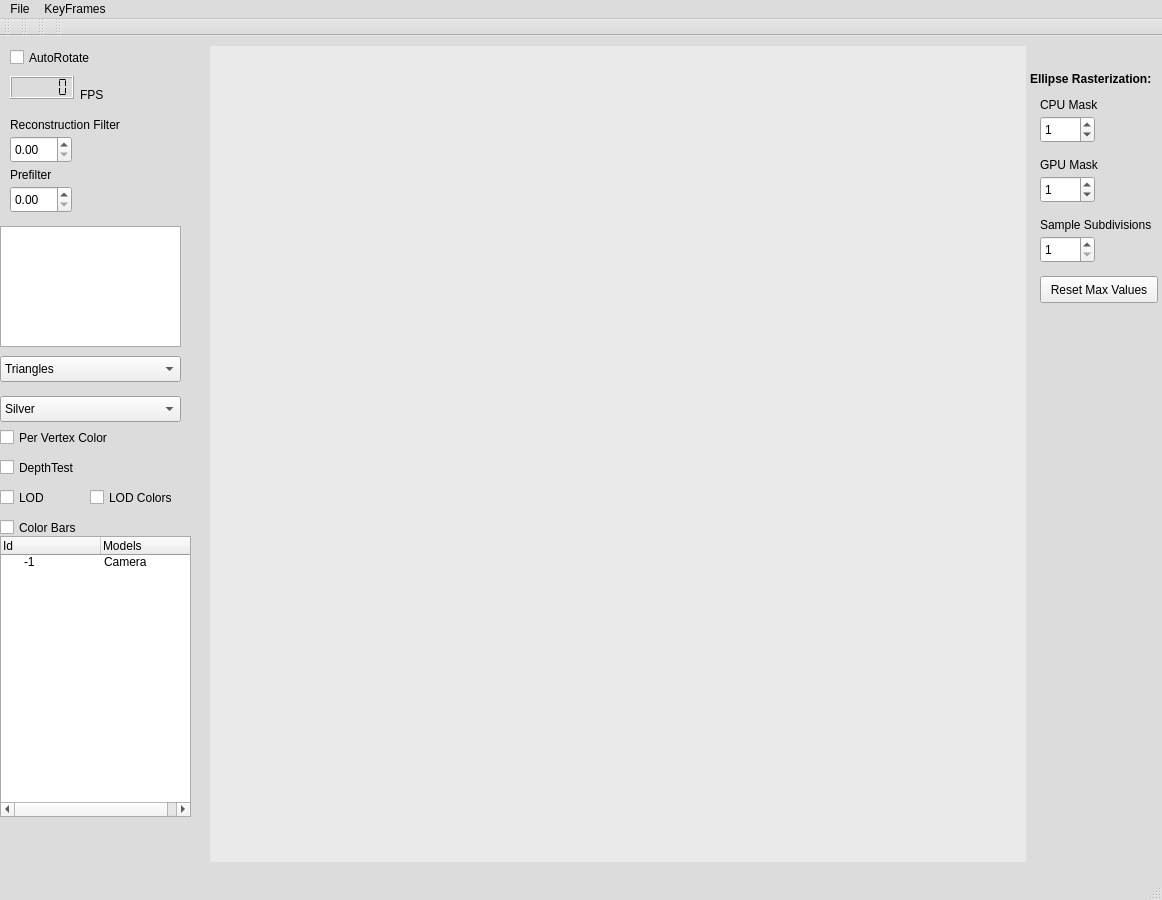
<ui version="4.0" >
 <class>MainWindow</class>
 <widget class="QMainWindow" name="MainWindow" >
  <property name="geometry" >
   <rect>
    <x>0</x>
    <y>0</y>
    <width>1162</width>
    <height>900</height>
   </rect>
  </property>
  <property name="palette" >
   <palette>
    <active>
     <colorrole role="Base" >
      <brush brushstyle="SolidPattern" >
       <color alpha="255" >
        <red>255</red>
        <green>255</green>
        <blue>255</blue>
       </color>
      </brush>
     </colorrole>
     <colorrole role="Window" >
      <brush brushstyle="SolidPattern" >
       <color alpha="255" >
        <red>220</red>
        <green>220</green>
        <blue>220</blue>
       </color>
      </brush>
     </colorrole>
    </active>
    <inactive>
     <colorrole role="Base" >
      <brush brushstyle="SolidPattern" >
       <color alpha="255" >
        <red>255</red>
        <green>255</green>
        <blue>255</blue>
       </color>
      </brush>
     </colorrole>
     <colorrole role="Window" >
      <brush brushstyle="SolidPattern" >
       <color alpha="255" >
        <red>220</red>
        <green>220</green>
        <blue>220</blue>
       </color>
      </brush>
     </colorrole>
    </inactive>
    <disabled>
     <colorrole role="Base" >
      <brush brushstyle="SolidPattern" >
       <color alpha="255" >
        <red>220</red>
        <green>220</green>
        <blue>220</blue>
       </color>
      </brush>
     </colorrole>
     <colorrole role="Window" >
      <brush brushstyle="SolidPattern" >
       <color alpha="255" >
        <red>220</red>
        <green>220</green>
        <blue>220</blue>
       </color>
      </brush>
     </colorrole>
    </disabled>
   </palette>
  </property>
  <property name="windowTitle" >
   <string>Point Based Rendering</string>
  </property>
  <widget class="QWidget" name="centralwidget" >
   <widget class="openGLWidget" native="1" name="widget" >
    <property name="geometry" >
     <rect>
      <x>210</x>
      <y>10</y>
      <width>816</width>
      <height>816</height>
     </rect>
    </property>
    <property name="palette" >
     <palette>
      <active>
       <colorrole role="Base" >
        <brush brushstyle="SolidPattern" >
         <color alpha="255" >
          <red>255</red>
          <green>255</green>
          <blue>255</blue>
         </color>
        </brush>
       </colorrole>
       <colorrole role="Window" >
        <brush brushstyle="SolidPattern" >
         <color alpha="255" >
          <red>234</red>
          <green>234</green>
          <blue>234</blue>
         </color>
        </brush>
       </colorrole>
      </active>
      <inactive>
       <colorrole role="Base" >
        <brush brushstyle="SolidPattern" >
         <color alpha="255" >
          <red>255</red>
          <green>255</green>
          <blue>255</blue>
         </color>
        </brush>
       </colorrole>
       <colorrole role="Window" >
        <brush brushstyle="SolidPattern" >
         <color alpha="255" >
          <red>234</red>
          <green>234</green>
          <blue>234</blue>
         </color>
        </brush>
       </colorrole>
      </inactive>
      <disabled>
       <colorrole role="Base" >
        <brush brushstyle="SolidPattern" >
         <color alpha="255" >
          <red>234</red>
          <green>234</green>
          <blue>234</blue>
         </color>
        </brush>
       </colorrole>
       <colorrole role="Window" >
        <brush brushstyle="SolidPattern" >
         <color alpha="255" >
          <red>234</red>
          <green>234</green>
          <blue>234</blue>
         </color>
        </brush>
       </colorrole>
      </disabled>
     </palette>
    </property>
    <property name="autoFillBackground" >
     <bool>true</bool>
    </property>
   </widget>
   <widget class="ModelsTreeWidget" name="modelsTreeWidget" >
    <property name="geometry" >
     <rect>
      <x>0</x>
      <y>500</y>
      <width>191</width>
      <height>281</height>
     </rect>
    </property>
    <column>
     <property name="text" >
      <string>Id</string>
     </property>
    </column>
    <column>
     <property name="text" >
      <string>Models</string>
     </property>
    </column>
    <item>
     <property name="text" >
      <string>-1</string>
     </property>
     <property name="text" >
      <string>Camera</string>
     </property>
    </item>
   </widget>
   <widget class="QTextBrowser" name="textObjectInfo" >
    <property name="geometry" >
     <rect>
      <x>0</x>
      <y>190</y>
      <width>181</width>
      <height>121</height>
     </rect>
    </property>
   </widget>
   <widget class="QComboBox" name="comboRendererType" >
    <property name="geometry" >
     <rect>
      <x>0</x>
      <y>320</y>
      <width>181</width>
      <height>26</height>
     </rect>
    </property>
    <item>
     <property name="text" >
      <string>Triangles</string>
     </property>
    </item>
    <item>
     <property name="text" >
      <string>Lines</string>
     </property>
    </item>
    <item>
     <property name="text" >
      <string>Pyramid Points</string>
     </property>
    </item>
    <item>
     <property name="text" >
      <string>Pyramid Triangles</string>
     </property>
    </item>
    <item>
     <property name="text" >
      <string>Pyramid Lines</string>
     </property>
    </item>
    <item>
     <property name="text" >
      <string>Pyramid Hybrid</string>
     </property>
    </item>
    <item>
     <property name="text" >
      <string>Pyramid Points LOD</string>
     </property>
    </item>
    <item>
     <property name="text" >
      <string>Ellipse Rasterization</string>
     </property>
    </item>
    <item>
     <property name="text" >
      <string>None</string>
     </property>
    </item>
   </widget>
   <widget class="QLabel" name="labelReconstructionFilter" >
    <property name="geometry" >
     <rect>
      <x>10</x>
      <y>80</y>
      <width>128</width>
      <height>18</height>
     </rect>
    </property>
    <property name="text" >
     <string>Reconstruction Filter</string>
    </property>
   </widget>
   <widget class="QLabel" name="labelPrefilter" >
    <property name="geometry" >
     <rect>
      <x>10</x>
      <y>130</y>
      <width>57</width>
      <height>18</height>
     </rect>
    </property>
    <property name="text" >
     <string>Prefilter</string>
    </property>
   </widget>
   <widget class="QDoubleSpinBox" name="doubleSpinBoxReconstructionFilter" >
    <property name="geometry" >
     <rect>
      <x>10</x>
      <y>100</y>
      <width>62</width>
      <height>27</height>
     </rect>
    </property>
   </widget>
   <widget class="QDoubleSpinBox" name="doubleSpinBoxPrefilter" >
    <property name="geometry" >
     <rect>
      <x>10</x>
      <y>150</y>
      <width>62</width>
      <height>27</height>
     </rect>
    </property>
   </widget>
   <widget class="QComboBox" name="comboColors" >
    <property name="geometry" >
     <rect>
      <x>0</x>
      <y>360</y>
      <width>181</width>
      <height>26</height>
     </rect>
    </property>
    <item>
     <property name="text" >
      <string>Silver</string>
     </property>
    </item>
    <item>
     <property name="text" >
      <string>Gold</string>
     </property>
    </item>
    <item>
     <property name="text" >
      <string>Turquoise</string>
     </property>
    </item>
    <item>
     <property name="text" >
      <string>Ruby</string>
     </property>
    </item>
    <item>
     <property name="text" >
      <string>Sand</string>
     </property>
    </item>
    <item>
     <property name="text" >
      <string>None (Blue)</string>
     </property>
    </item>
   </widget>
   <widget class="QCheckBox" name="checkBoxPerVertexColor" >
    <property name="geometry" >
     <rect>
      <x>0</x>
      <y>390</y>
      <width>131</width>
      <height>23</height>
     </rect>
    </property>
    <property name="text" >
     <string>Per Vertex Color</string>
    </property>
   </widget>
   <widget class="QLCDNumber" name="lcdNumberFps" >
    <property name="geometry" >
     <rect>
      <x>10</x>
      <y>40</y>
      <width>64</width>
      <height>23</height>
     </rect>
    </property>
    <property name="font" >
     <font>
      <weight>75</weight>
      <bold>true</bold>
     </font>
    </property>
    <property name="smallDecimalPoint" >
     <bool>true</bool>
    </property>
    <property name="segmentStyle" >
     <enum>QLCDNumber::Flat</enum>
    </property>
   </widget>
   <widget class="QLabel" name="labelFps" >
    <property name="geometry" >
     <rect>
      <x>80</x>
      <y>50</y>
      <width>57</width>
      <height>18</height>
     </rect>
    </property>
    <property name="text" >
     <string>FPS</string>
    </property>
   </widget>
   <widget class="QCheckBox" name="checkBoxAutoRotate" >
    <property name="geometry" >
     <rect>
      <x>10</x>
      <y>10</y>
      <width>101</width>
      <height>23</height>
     </rect>
    </property>
    <property name="text" >
     <string>AutoRotate</string>
    </property>
   </widget>
   <widget class="QCheckBox" name="checkBoxLOD" >
    <property name="geometry" >
     <rect>
      <x>0</x>
      <y>450</y>
      <width>51</width>
      <height>23</height>
     </rect>
    </property>
    <property name="text" >
     <string>LOD</string>
    </property>
   </widget>
   <widget class="QCheckBox" name="checkBoxDepthTest" >
    <property name="geometry" >
     <rect>
      <x>0</x>
      <y>420</y>
      <width>91</width>
      <height>23</height>
     </rect>
    </property>
    <property name="text" >
     <string>DepthTest</string>
    </property>
   </widget>
   <widget class="QCheckBox" name="checkBoxLODColors" >
    <property name="geometry" >
     <rect>
      <x>90</x>
      <y>450</y>
      <width>91</width>
      <height>23</height>
     </rect>
    </property>
    <property name="text" >
     <string>LOD Colors</string>
    </property>
   </widget>
   <widget class="QCheckBox" name="checkBoxColorBars" >
    <property name="geometry" >
     <rect>
      <x>0</x>
      <y>480</y>
      <width>91</width>
      <height>23</height>
     </rect>
    </property>
    <property name="text" >
     <string>Color Bars</string>
    </property>
   </widget>
   <widget class="QSpinBox" name="spinBoxCpuMask" >
    <property name="geometry" >
     <rect>
      <x>1040</x>
      <y>80</y>
      <width>55</width>
      <height>27</height>
     </rect>
    </property>
    <property name="value" >
     <number>1</number>
    </property>
   </widget>
   <widget class="QSpinBox" name="spinBoxGpuMask" >
    <property name="geometry" >
     <rect>
      <x>1040</x>
      <y>140</y>
      <width>55</width>
      <height>27</height>
     </rect>
    </property>
    <property name="value" >
     <number>1</number>
    </property>
   </widget>
   <widget class="QLabel" name="labelCpuMask" >
    <property name="geometry" >
     <rect>
      <x>1040</x>
      <y>60</y>
      <width>61</width>
      <height>18</height>
     </rect>
    </property>
    <property name="text" >
     <string>CPU Mask</string>
    </property>
   </widget>
   <widget class="QLabel" name="labelGpuMask" >
    <property name="geometry" >
     <rect>
      <x>1040</x>
      <y>120</y>
      <width>71</width>
      <height>18</height>
     </rect>
    </property>
    <property name="text" >
     <string>GPU Mask</string>
    </property>
   </widget>
   <widget class="QLabel" name="label" >
    <property name="geometry" >
     <rect>
      <x>1030</x>
      <y>27</y>
      <width>182</width>
      <height>31</height>
     </rect>
    </property>
    <property name="font" >
     <font>
      <weight>75</weight>
      <bold>true</bold>
     </font>
    </property>
    <property name="text" >
     <string>Ellipse Rasterization:</string>
    </property>
   </widget>
   <widget class="QSpinBox" name="spinBoxSampleSubdivision" >
    <property name="geometry" >
     <rect>
      <x>1040</x>
      <y>200</y>
      <width>55</width>
      <height>27</height>
     </rect>
    </property>
    <property name="minimum" >
     <number>1</number>
    </property>
   </widget>
   <widget class="QLabel" name="labelSampleSubdivision" >
    <property name="geometry" >
     <rect>
      <x>1040</x>
      <y>180</y>
      <width>127</width>
      <height>18</height>
     </rect>
    </property>
    <property name="text" >
     <string>Sample Subdivisions</string>
    </property>
   </widget>
   <widget class="QPushButton" name="pushButtonResetMaxValues" >
    <property name="geometry" >
     <rect>
      <x>1040</x>
      <y>240</y>
      <width>118</width>
      <height>27</height>
     </rect>
    </property>
    <property name="text" >
     <string>Reset Max Values</string>
    </property>
   </widget>
  </widget>
  <widget class="QMenuBar" name="menubar" >
   <property name="geometry" >
    <rect>
     <x>0</x>
     <y>0</y>
     <width>1162</width>
     <height>25</height>
    </rect>
   </property>
   <widget class="QMenu" name="menuFile" >
    <property name="title" >
     <string>File</string>
    </property>
    <addaction name="actionOpen" />
    <addaction name="actionWrite_Scene" />
    <addaction name="actionWrite_LOD" />
    <addaction name="separator" />
    <addaction name="actionQuit" />
   </widget>
   <widget class="QMenu" name="menuKeyFrames" >
    <property name="title" >
     <string>KeyFrames</string>
    </property>
    <addaction name="actionRunKeyFrames" />
    <addaction name="separator" />
    <addaction name="actionCreateKeyFrame" />
    <addaction name="actionClearKeyFrames" />
    <addaction name="separator" />
    <addaction name="actionLoadKeyFrames" />
    <addaction name="actionWriteKeyFrames" />
   </widget>
   <addaction name="menuFile" />
   <addaction name="menuKeyFrames" />
  </widget>
  <widget class="QStatusBar" name="statusbar" />
  <widget class="QToolBar" name="toolBar" >
   <property name="windowTitle" >
    <string>toolBar</string>
   </property>
   <attribute name="toolBarArea" >
    <enum>TopToolBarArea</enum>
   </attribute>
   <attribute name="toolBarBreak" >
    <bool>false</bool>
   </attribute>
  </widget>
  <widget class="QToolBar" name="toolBar_2" >
   <property name="windowTitle" >
    <string>toolBar_2</string>
   </property>
   <attribute name="toolBarArea" >
    <enum>TopToolBarArea</enum>
   </attribute>
   <attribute name="toolBarBreak" >
    <bool>false</bool>
   </attribute>
  </widget>
  <widget class="QToolBar" name="toolBar_3" >
   <property name="windowTitle" >
    <string>toolBar_3</string>
   </property>
   <attribute name="toolBarArea" >
    <enum>TopToolBarArea</enum>
   </attribute>
   <attribute name="toolBarBreak" >
    <bool>false</bool>
   </attribute>
  </widget>
  <widget class="QToolBar" name="toolBar_4" >
   <property name="windowTitle" >
    <string>toolBar_4</string>
   </property>
   <attribute name="toolBarArea" >
    <enum>TopToolBarArea</enum>
   </attribute>
   <attribute name="toolBarBreak" >
    <bool>false</bool>
   </attribute>
  </widget>
  <action name="actionOpen" >
   <property name="text" >
    <string>Open</string>
   </property>
  </action>
  <action name="actionQuit" >
   <property name="text" >
    <string>Quit</string>
   </property>
  </action>
  <action name="actionWrite_LOD" >
   <property name="text" >
    <string>Write LOD</string>
   </property>
  </action>
  <action name="actionCreateKeyFrame" >
   <property name="text" >
    <string>Create</string>
   </property>
  </action>
  <action name="actionLoadKeyFrames" >
   <property name="text" >
    <string>Load</string>
   </property>
  </action>
  <action name="actionWriteKeyFrames" >
   <property name="text" >
    <string>Write</string>
   </property>
  </action>
  <action name="actionRunKeyFrames" >
   <property name="text" >
    <string>Run</string>
   </property>
  </action>
  <action name="actionClearKeyFrames" >
   <property name="text" >
    <string>Clear</string>
   </property>
  </action>
  <action name="actionWrite_Scene" >
   <property name="text" >
    <string>Write Scene</string>
   </property>
  </action>
 </widget>
 <customwidgets>
  <customwidget>
   <class>openGLWidget</class>
   <extends>QWidget</extends>
   <header>openGLWidget.h</header>
   <container>1</container>
  </customwidget>
  <customwidget>
   <class>ModelsTreeWidget</class>
   <extends>QTreeWidget</extends>
   <header>modelsTreeWidget.h</header>
  </customwidget>
 </customwidgets>
 <resources/>
 <connections>
  <connection>
   <sender>actionQuit</sender>
   <signal>triggered()</signal>
   <receiver>MainWindow</receiver>
   <slot>close()</slot>
   <hints>
    <hint type="sourcelabel" >
     <x>-1</x>
     <y>-1</y>
    </hint>
    <hint type="destinationlabel" >
     <x>399</x>
     <y>415</y>
    </hint>
   </hints>
  </connection>
 </connections>
</ui>
